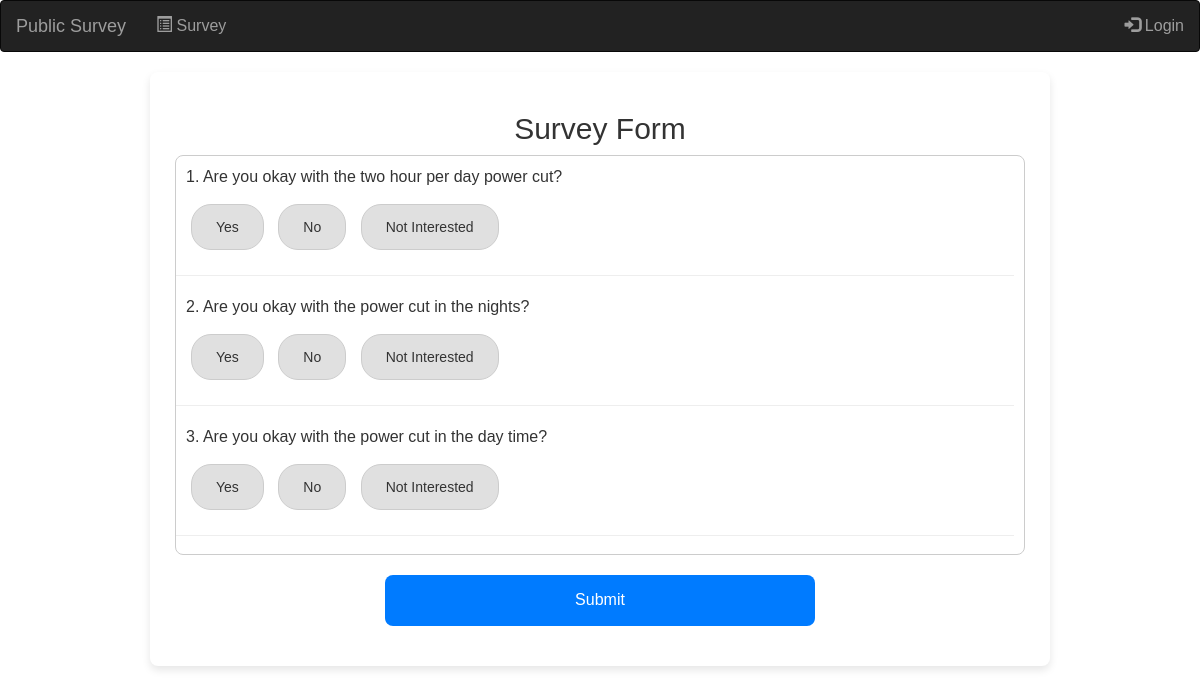
The page / on the database its author committed.
### surveyapp/models.py (models this page shows, shortened)
class Question(models.Model):
    text = models.TextField(unique=True)

### surveyapp/views.py (the view)
# urls.py: path('', views.index, name= "index"),
def index(request):
    questions = Question.objects.all()
    return render(request, 'index.html', {'questions': questions})

### templates/index.html (shortened to what this page needs)
{% extends 'background.html' %}
{% block content %}
<div class="container">
    <h2>Survey Form</h2>
    <form id="survey-form" method="post">
        <div class="form-panel">
            {% for question in questions %}
            <div class="question" data-question-id="{{ question.id }}">
                <p>{{ forloop.counter }}. {{ question.text }}</p>
                <button type="button" class="option-btn" data-value="yes">Yes</button>
                <button type="button" class="option-btn" data-value="no">No</button>
                <button type="button" class="option-btn" data-value="not_interested">Not Interested</button>
            </div>
            <hr />
            {% endfor %}
        </div>
        <button id="submit-survey" type="submit">Submit</button>
    </form>
</div>
{% endblock %}

### static/style.css (style rules this page uses)
* { margin: 0; font-family: Arial, Helvetica, sans-serif; }
@media (min-width: 768px) { * { font-size: 16px; } }
.container { width: 900px; margin-bottom: 20px; background-color: #fff; padding: 20px; border-radius: 8px; box-shadow: 0 4px 8px rgba(0, 0, 0, 0.1); }
h2 { text-align: center; color: #333; }
.form-panel { max-height: 400px; overflow-y: auto; padding-right: 10px; margin-bottom: 10px; margin: 5px; border: 1px solid #ccc; border-radius: 8px; }
.question { margin-bottom: 20px; margin: 10px; }
.option-btn { padding: 12px 24px; margin: 5px; border-radius: 20px; border: none; border: 1px solid #ccc; background-color: #e0e0e0; color: #333; font-size: 14px; cursor: pointer; transition: background-color 0.3s ease, transform 0.2s ease; }
button[type="submit"] { display: block; margin: 20px auto; width: 50%; padding: 14px; background-color: #007bff; color: white; border: none; border-radius: 8px; font-size: 16px; cursor: pointer; transition: background-color 0.3s ease; }

### rows shown on the page
Question: text "Are you okay with the two hour per day power cut?"
Question: text "Are you okay with the power cut in the nights?"
Question: text "Are you okay with the power cut in the day time?"
